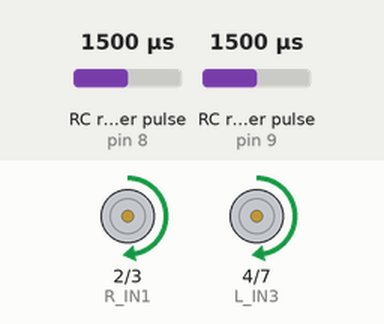
Simulated run of this sketch. Board: Arduino Uno, built with avr-gcc and run on an emulated ATmega328P. Shown: motor-driver pin pairs drawn as motors (green arrow = first pin HIGH = forward, orange = second pin HIGH = backward, longer = more drive, scaled by the enable pin). Wiring (inferred from the names in the program): 2 × RC receiver channel: data pin 8 / data pin 9. Inputs (shaded band) come from the test bench; at power-on: RC receiver pulse (sensors on pin 8, pin 9) 1500 µs. What the sketch prints to the serial monitor is not drawn.

Above: at 1.2 s.
1.3 s: RC receiver pulse (sensor on pin 8) set to 1020 µs
At 2.5 s:
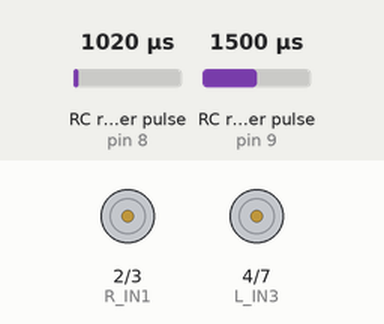
2.8 s: RC receiver pulse (sensor on pin 9) set to 1020 µs
At 3.7 s:
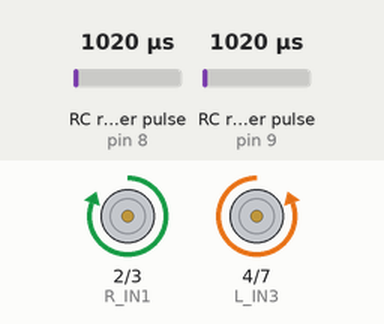
4.3 s: RC receiver pulse (sensor on pin 8) set to 1750 µs
At 4.9 s:
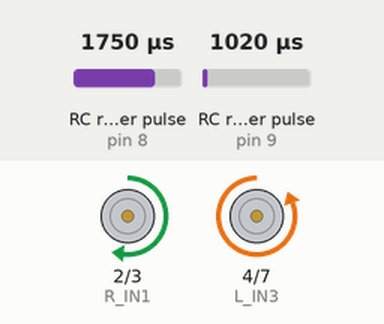
5.8 s: RC receiver pulse (sensor on pin 9) set to 1250 µs
At 7.0 s:
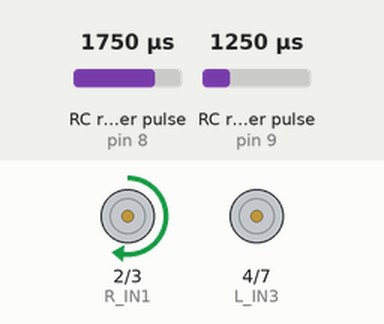
7.3 s: RC receiver pulse (sensor on pin 8) set to 1250 µs
At 8.3 s:
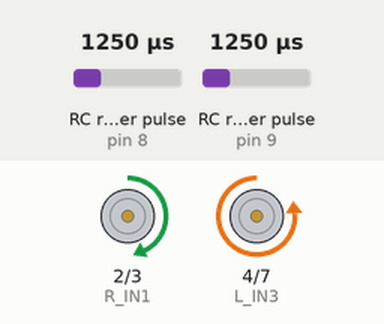
8.8 s: RC receiver pulse (sensor on pin 9) set to 1500 µs
At 9.5 s:
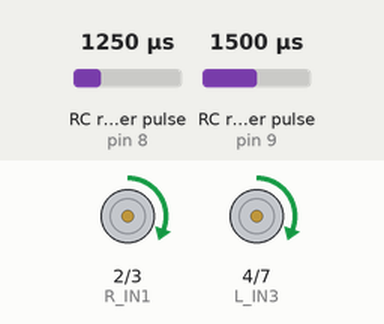
Timing chart, 0 to 11.3 s (numbered marks = the images above; inputs shaded):
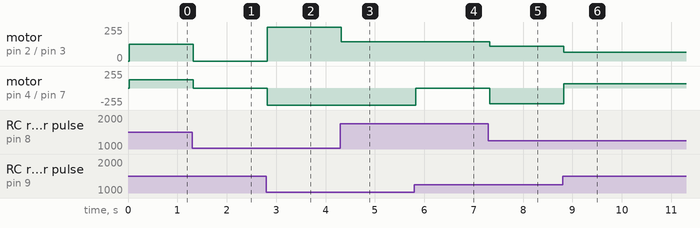

Measured:
- after the input at 1.3 s, motor on pin 2 (R_IN1) / pin 3 (R_IN2), motor on pin 4 (L_IN3) / pin 7 (L_IN4): forward 127/255 → stopped at once
- after the input at 2.8 s, motor on pin 2 (R_IN1) / pin 3 (R_IN2): stopped → forward 255/255 at once; motor on pin 4 (L_IN3) / pin 7 (L_IN4): stopped → backward 255/255 at once
- after the input at 4.3 s, motor on pin 2 (R_IN1) / pin 3 (R_IN2): forward 255/255 → forward 145/255 at once
- after the input at 5.8 s, motor on pin 4 (L_IN3) / pin 7 (L_IN4): backward 255/255 → stopped at once
- after the input at 7.3 s, motor on pin 2 (R_IN1) / pin 3 (R_IN2): forward 145/255 → forward 111/255 at once; motor on pin 4 (L_IN3) / pin 7 (L_IN4): stopped → backward 239/255 at once
- after the input at 8.8 s, motor on pin 2 (R_IN1) / pin 3 (R_IN2): forward 111/255 → forward 64/255 at once; motor on pin 4 (L_IN3) / pin 7 (L_IN4): backward 239/255 → forward 64/255 at once

The sketch:

Rover_Oruga_MK1.ino
```cpp
#define BAUDRATE 115200
#define TIMEOUT_SEGURIDAD 45000
#define MINIMO 30

#define DEBUG TRUE

// Pines L298N
const int R_IN1 = 2;
const int R_IN2 = 3;

const int L_IN3 = 4;
const int L_IN4 = 7;

const int R_ENA = 5;
const int L_ENB = 6;

// Pines receptor RC
const int PIN_THROTTLE = 8;
const int PIN_STEERING = 9;

void setup() {
  pinMode(R_IN1, OUTPUT);
  pinMode(R_IN2, OUTPUT);
  pinMode(L_IN3, OUTPUT);
  pinMode(L_IN4, OUTPUT);

  // Dirección fija hacia adelante
  digitalWrite(R_IN1, HIGH);
  digitalWrite(R_IN2, LOW);
  digitalWrite(L_IN3, HIGH);
  digitalWrite(L_IN4, LOW);

  // Pines de entrada
  pinMode(PIN_THROTTLE, INPUT);
  pinMode(PIN_STEERING, INPUT);

#ifdef DEBUG
  Serial.begin(BAUDRATE);
  Serial.println("Rover Oruga 1 MK1");
  Serial.println("Ejecutando Programa Control v 1.0");
#endif
}

void stopMotors() {
  analogWrite(R_ENA, 0);
  analogWrite(L_ENB, 0);
}

void loop() {
  // Leer señales con timeout de seguridad
  int pwmThrottle = 0;
  int pwmSteering = 0;
  updateRCInputs(pwmThrottle, pwmSteering);
  controlFunction(pwmThrottle,pwmSteering);
}

void updateRCInputs(int &throttle_pwm, int &steering_pwm) {
  throttle_pwm = pulseIn(PIN_THROTTLE, HIGH, TIMEOUT_SEGURIDAD);
  steering_pwm = pulseIn(PIN_STEERING, HIGH, TIMEOUT_SEGURIDAD);

#ifdef DEGUG
  Serial.print("PWM Throttle(us): ");
  Serial.print(throttle_pwm);
  Serial.print("   |   PWM Steering(us): ");
  Serial.println(steering_pwm);
#endif
}

void controlFunction(int throttle_pwm, int steering_pwm){

  // Seguridad: si cualquier señal no llega → apagar motores
  if (throttle_pwm == 0 || steering_pwm == 0) {
    //Apaga motores
    L298_Driver(0, 0);
#ifdef DEBUG
  Serial.println("SIN SEÑAL, PARADA EMERGENCIA");
#endif
    return;
  }

  // Convertimos a rango 0–255 para marcha adelante
  int throttle = map(throttle_pwm, 1000, 2000, 0, 255);
  throttle = constrain(throttle, 0, 255);

  int steering = map(steering_pwm, 1000, 2000, -350, 350);
  steering = constrain(steering, -350, 350);

  // Mezcla diferencial
  int VR = throttle - steering;
  int VL = throttle + steering;


  VR = constrain(VR, -255, 255);
  VL = constrain(VL, -255, 255);
#ifdef FALSE
  Serial.print("Velocidad Derecha (0-255): ");
  Serial.print(VR);
  Serial.print(" | Velocidad Izquierda (0-255): ");
  Serial.println(VL);
#endif
  // Aplicar a los motores
  L298_Driver(VR, VL);

}

void L298_Driver(int VR, int VL){

#ifdef FALSE
  Serial.print("VR: ");
  Serial.println(VR);
  Serial.print("   |   VL: ");
  Serial.println(VL);
#endif
  // --- Motor derecho ---
  if (VR > MINIMO) {
    // Adelante
    digitalWrite(R_IN1, HIGH);
    digitalWrite(R_IN2, LOW);
    analogWrite(R_ENA, VR);
  }
  else if (VR < -MINIMO) {
    // Atrás
    digitalWrite(R_IN1, LOW);
    digitalWrite(R_IN2, HIGH);
    analogWrite(R_ENA, -VR);   // PWM positivo
  }
  else {
    // Atrás
    digitalWrite(R_IN1, LOW);
    digitalWrite(R_IN2, LOW);
  }

  // --- Motor izquierdo ---
  if (VL > MINIMO) {
    // Adelante
    digitalWrite(L_IN3, HIGH);
    digitalWrite(L_IN4, LOW);
    analogWrite(L_ENB, VL);
  }
  else if (VL < -MINIMO) {
    // Atrás
    digitalWrite(L_IN3, LOW);
    digitalWrite(L_IN4, HIGH);
    analogWrite(L_ENB, -VL);   // PWM positivo
  }
  else {
    digitalWrite(L_IN3, LOW);
    digitalWrite(L_IN4, LOW);
  }

}
```
